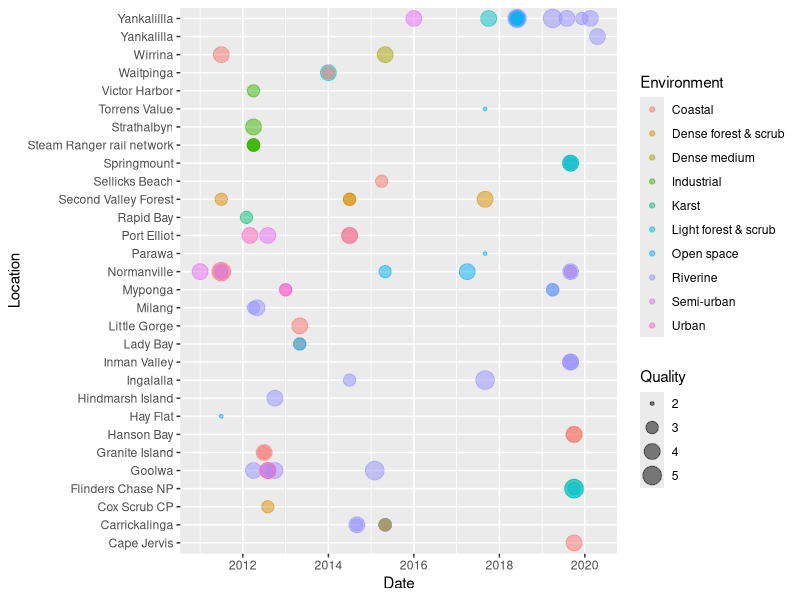
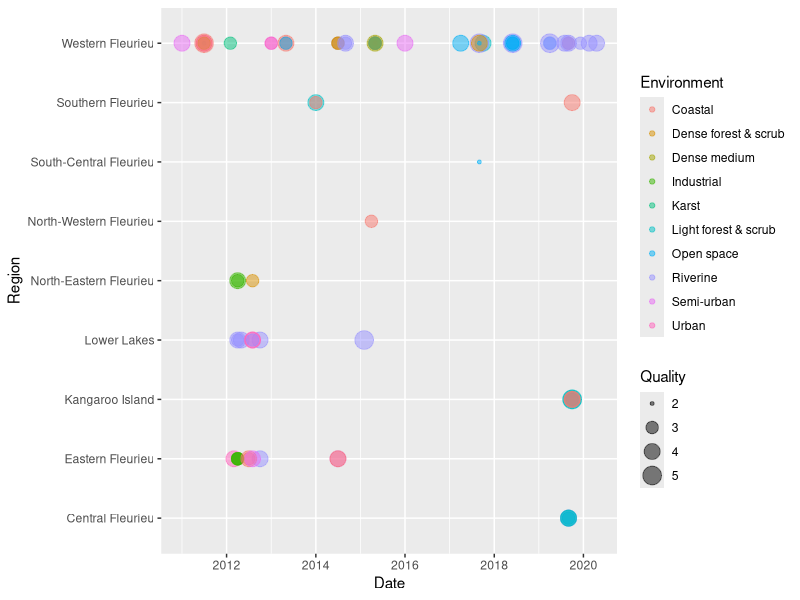

The R source for these figures, in order:
# ?strptime - Date/Time converstion to and from characters

library(tidyverse)
library(purrr)
library(lubridate)

data <- read_csv("data/FKISM.csv")

view(data)

##################
# Plot by location 2011-present

new_data_loc <-
  select(data, Location, Day, Month, year, Environment, Quality) 

new_data_loc <- new_data_loc[ , c("Location",  "Day", "year", "Month", "Environment", "Quality")] %>% 
  unite(Date, year, Month, Day, sep = "/", remove = TRUE, na.rm = FALSE) %>% 
  arrange(Date) 

new_data_loc$Date <- as.Date(new_data_loc$Date,format="%Y/%m/%d")

ggplot(
  data = new_data_loc,
  mapping = aes(x = Date, y = Location, colour = Environment, size = Quality)
) +
  geom_point(alpha = 0.5)

view(new_data_loc)

################
# Plot by region 2011-present

new_data_reg <-
  select(data, Region, Day, Month, year, Environment, Quality) 

new_data_reg <- new_data_reg[ , c("Region",  "Day", "year", "Month", "Environment", "Quality")] %>% 
  unite(Date, year, Month, Day, sep = "/", remove = TRUE, na.rm = FALSE) %>% 
  arrange(Date) 

new_data_reg$Date <- as.Date(new_data_reg$Date,format="%Y/%m/%d")

ggplot(
  data = new_data_reg,
  mapping = aes(x = Date, y = Region, colour = Environment, size = Quality)
) +
  geom_point(alpha = 0.5)

view(new_data_reg)



